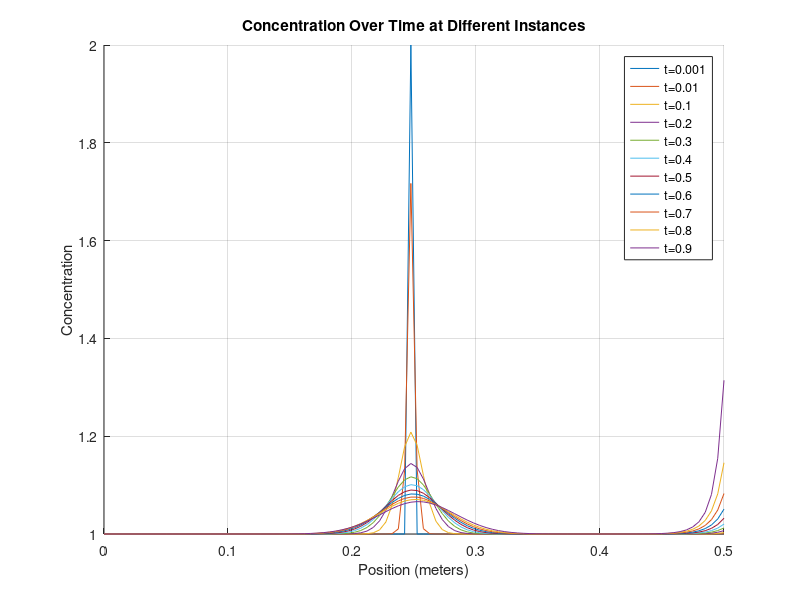
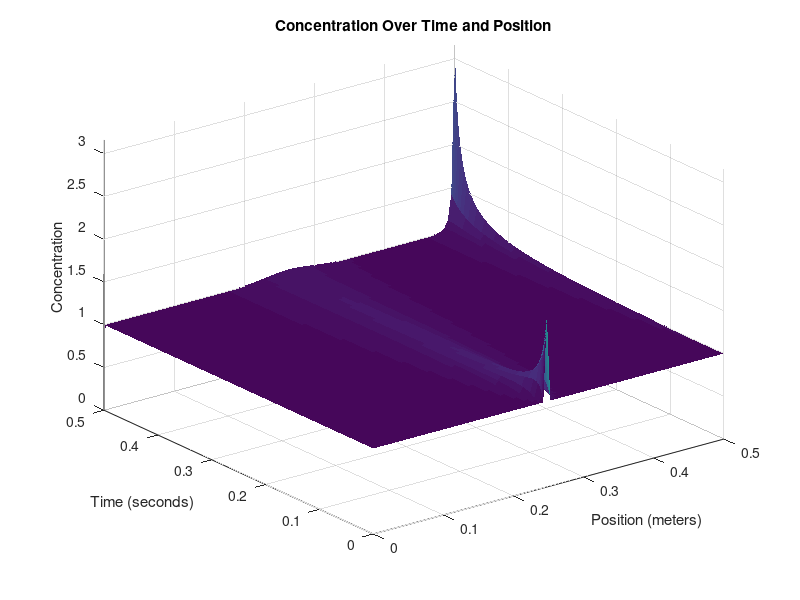

Write the MATLAB code that produced these figures, in order.
%__Gruppe 3-Simulering-3.Sem__
clear
close all
clc
%% Inital Parameters 
% Define parameters
domain_length = 0.5;   % Domain length (meters)
domain_steps = 100;    % Number of spatial domain_steps points
dx = domain_length / (domain_steps - 1);

time_length = 0.5;      % Time length (seconds)
time_steps = 1000;       % Number of time steps
dt = time_length / time_steps;

D = 0.001;               % Diffusion coefficient
%velocity = 0.2;         % Constant velocity (m/s)
feed_conc = 1; % Constant solute concentration at the first cell
TMP=15; %TMP: Transmembrane Pressure [bar]
kb=0.0002; % Fouling Constant
kw=0.00021; % Initial water permiability

% Anonymous functions
fouling_rate = @(time) 0.0007*time; % σ_f (fouling over time) set to 0.0007*time or (2.2/(3+exp(-0.1*time)))^4
rejection_rate = @(time) 0.1+fouling_rate(time); % σ_0+σ_f
Lv= @(time) kw*exp(-kb*time); %Water Permiability for all cells

%Constants
R=8.31415; % Gasconstant []
T=273.15+20; %Temperature [K]
F= 96.485;%Faraday[C/mol]

% Create a grid for space and time
x = linspace(0, domain_length, domain_steps);
t = linspace(0, time_length, time_steps);

% Initialize the concentration array (1D)
C = ones(domain_steps, time_steps);
% Initial condition (as a column vector)
C(domain_steps/2,1)=2;
%rho = velocity_function(T)*dx/dt;
r = D*dx/dt;
%fprintf(' r = %f \n rho = %f ', r, rho);
%if (1-2*r-rho)<0 
%   fprintf('ERROR: Stabilitetsfejl');
%end

%% Time-stepping loop
for j = 2:time_steps
    for i = 1:domain_steps
        Jv = (Lv(j)*(TMP-(1*R*T*(C(domain_steps-1, j-1)-C(domain_steps, j-1)))));  % Velocity [m/s]
        
        % Calculate the second derivative in x direction
        if i == 1 %__First Cell__
             C(1,:) = feed_conc; % Fill the first cell with inflow concentration
            % No left neighbor at the first cell
            d2Cdx2 = D * (C(2, j-1) -  C(1, j-1)) / dx^2;
             % Apply advection and inflow at the first cell
            dCdt_advection = -Jv * C(i, j-1) / dx;
        elseif i == domain_steps %__Membrane Cell___
            % No right neighbor at the last cell and MEMBRANE
            d2Cdx2 = (D * (C(domain_steps - 1, j-1) - C(domain_steps, j-1)) / dx^2) + C(i,j-1)*(rejection_rate(j))*Jv/(dx);
        else    %__Normal Cells__
            % Calculate the second derivative normally
            d2Cdx2 = D * (C(i + 1, j-1) - 2 * C(i, j-1) + C(i - 1, j-1)) / dx^2;
            % Apply advection term
            dCdt_advection = -Jv * (C(i, j-1) - C(i-1, j-1)) / dx;
        end
        % Apply the diffusion-advection-(electromigration) equation
        C(i, j) = C(i, j-1) + dt * (d2Cdx2 + dCdt_advection);
    end
end
%velocity_function((C(domain_steps-1, j-1)-C(domain_steps, j-1)))
%% Plot 1 - 2D
% Define fractions of time steps you want to visualize
time_fraction = [0.001, 0.01, 0.1, 0.2, 0.3, 0.4, 0.5, 0.6, 0.7, 0.8, 0.9];  % For example, 0.1 corresponds to 10% of time steps

% Calculate the corresponding time indices
time_instances = round(time_fraction * time_steps);

% Create a figure for the first plot
figure;
hold on;

% Plot concentration at specific time instances
for i = 1:length(time_instances)
    time_index = time_instances(i);
    plot(x, C(:, time_index));
end

xlabel('Position (meters)');
ylabel('Concentration');
title('Concentration Over Time at Different Instances');

% Add a legend for clarity
legend(arrayfun(@(f) ['t=', num2str(f)], time_fraction, 'UniformOutput', false));

grid on;
hold off;

%% Plot 2 - 3D
% Create a 3D surface plot to visualize concentration over time and position
[T, X] = meshgrid(t, x);
figure;
h = surf(X, T, C); % Transpose removed here
xlabel('Position (meters)');
ylabel('Time (seconds)');
zlabel('Concentration');
title('Concentration Over Time and Position');

% Set axis limits to start at the origin
xlim([0, domain_length]);
ylim([0, time_length]);
zlim([0, max(C(:))]); % Assuming max(C(:)) is the maximum concentration in your data

set(h,'LineStyle','none')
%colormap(jet)
